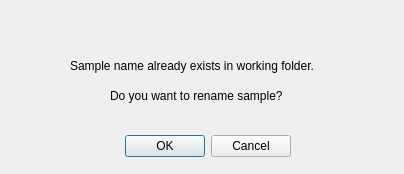
<?xml version="1.0" encoding="UTF-8"?>
<ui version="4.0">
 <class>Dialog</class>
 <widget class="QDialog" name="Dialog">
  <property name="geometry">
   <rect>
    <x>0</x>
    <y>0</y>
    <width>404</width>
    <height>174</height>
   </rect>
  </property>
  <property name="windowTitle">
   <string>Dialog</string>
  </property>
  <widget class="QDialogButtonBox" name="buttonBox">
   <property name="geometry">
    <rect>
     <x>-50</x>
     <y>130</y>
     <width>341</width>
     <height>32</height>
    </rect>
   </property>
   <property name="orientation">
    <enum>Qt::Horizontal</enum>
   </property>
   <property name="standardButtons">
    <set>QDialogButtonBox::Cancel|QDialogButtonBox::Ok</set>
   </property>
  </widget>
  <widget class="QLabel" name="label">
   <property name="geometry">
    <rect>
     <x>70</x>
     <y>30</y>
     <width>271</width>
     <height>71</height>
    </rect>
   </property>
   <property name="text">
    <string>Sample name already exists in working folder. </string>
   </property>
  </widget>
  <widget class="QLabel" name="label_2">
   <property name="geometry">
    <rect>
     <x>110</x>
     <y>70</y>
     <width>251</width>
     <height>51</height>
    </rect>
   </property>
   <property name="text">
    <string>Do you want to rename sample?</string>
   </property>
  </widget>
 </widget>
 <resources/>
 <connections>
  <connection>
   <sender>buttonBox</sender>
   <signal>accepted()</signal>
   <receiver>Dialog</receiver>
   <slot>accept()</slot>
   <hints>
    <hint type="sourcelabel">
     <x>248</x>
     <y>254</y>
    </hint>
    <hint type="destinationlabel">
     <x>157</x>
     <y>274</y>
    </hint>
   </hints>
  </connection>
  <connection>
   <sender>buttonBox</sender>
   <signal>rejected()</signal>
   <receiver>Dialog</receiver>
   <slot>reject()</slot>
   <hints>
    <hint type="sourcelabel">
     <x>316</x>
     <y>260</y>
    </hint>
    <hint type="destinationlabel">
     <x>286</x>
     <y>274</y>
    </hint>
   </hints>
  </connection>
 </connections>
</ui>
